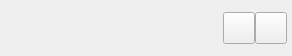
<?xml version="1.0" encoding="UTF-8"?>
<ui version="4.0">
 <class>PlanItem</class>
 <widget class="QWidget" name="PlanItem">
  <property name="geometry">
   <rect>
    <x>0</x>
    <y>0</y>
    <width>292</width>
    <height>56</height>
   </rect>
  </property>
  <property name="windowTitle">
   <string>Form</string>
  </property>
  <layout class="QHBoxLayout" name="horizontalLayout">
   <property name="spacing">
    <number>0</number>
   </property>
   <property name="leftMargin">
    <number>5</number>
   </property>
   <property name="topMargin">
    <number>0</number>
   </property>
   <property name="rightMargin">
    <number>5</number>
   </property>
   <property name="bottomMargin">
    <number>0</number>
   </property>
   <item>
    <widget class="QLabel" name="label">
     <property name="minimumSize">
      <size>
       <width>0</width>
       <height>56</height>
      </size>
     </property>
     <property name="text">
      <string/>
     </property>
    </widget>
   </item>
   <item>
    <widget class="QToolButton" name="del_btn">
     <property name="minimumSize">
      <size>
       <width>32</width>
       <height>32</height>
      </size>
     </property>
     <property name="maximumSize">
      <size>
       <width>32</width>
       <height>32</height>
      </size>
     </property>
     <property name="text">
      <string/>
     </property>
    </widget>
   </item>
   <item>
    <widget class="QToolButton" name="visible_btn">
     <property name="minimumSize">
      <size>
       <width>32</width>
       <height>32</height>
      </size>
     </property>
     <property name="maximumSize">
      <size>
       <width>32</width>
       <height>32</height>
      </size>
     </property>
     <property name="text">
      <string/>
     </property>
    </widget>
   </item>
  </layout>
 </widget>
 <resources/>
 <connections/>
</ui>
